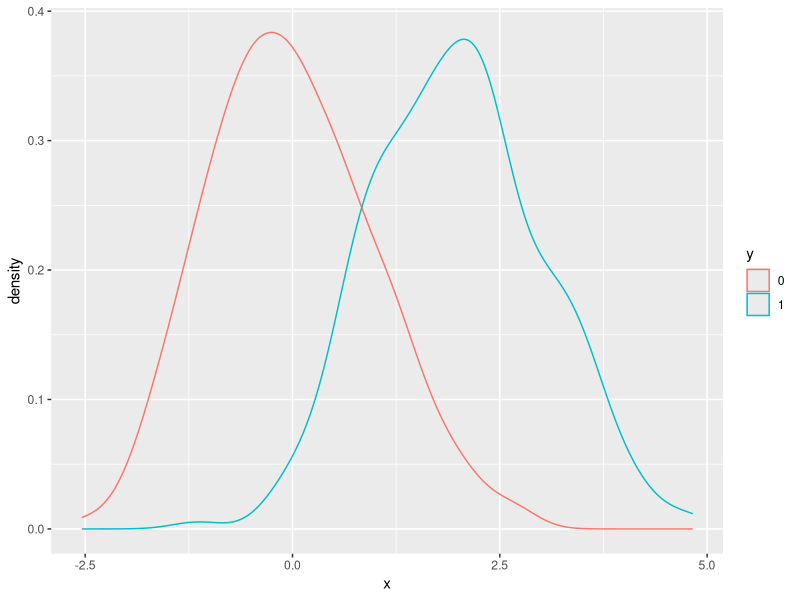
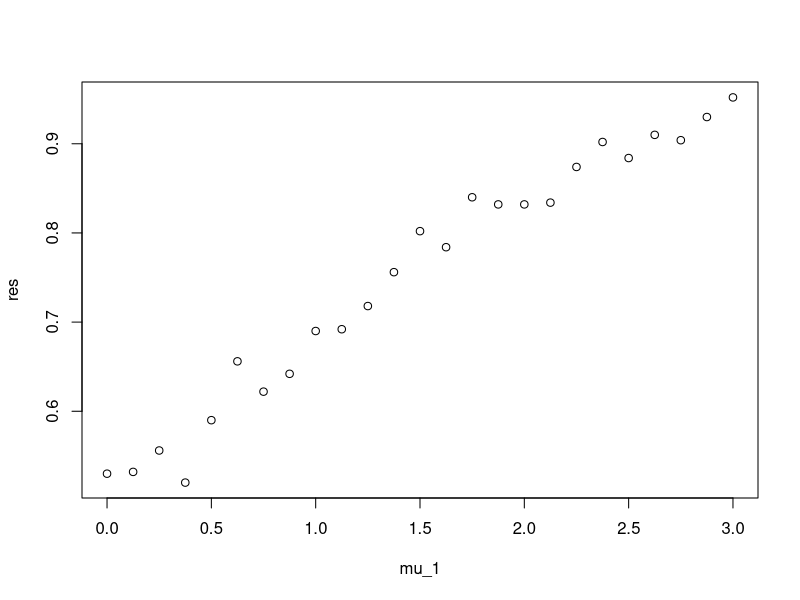

Write R code to recreate these figures, in order.
#----   Comprehension Check: Logistic Regression    ----
library(tidyverse)
library(caret)
library(e1071)
#---  Q1  ----
set.seed(2, sample.kind = "Rounding")
make_data <- function(n = 1000, p = 0.5, 
                      mu_0 = 0, mu_1 = 2, 
                      sigma_0 = 1,  sigma_1 = 1){
  
  y <- rbinom(n, 1, p)
  f_0 <- rnorm(n, mu_0, sigma_0)
  f_1 <- rnorm(n, mu_1, sigma_1)
  x <- ifelse(y == 1, f_1, f_0)
  
  test_index <- createDataPartition(y, times = 1, p = 0.5, list = FALSE)
  
  list(train = data.frame(x = x, y = as.factor(y)) %>% slice(-test_index),
       test = data.frame(x = x, y = as.factor(y)) %>% slice(test_index))
}
dat <- make_data()
dat$train %>% ggplot(aes(x, color = y)) + geom_density()

set.seed(1, sample.kind = "Rounding")
mu_1 <- seq(0, 3, len = 25)
res <- sapply(mu_1, function(m){
  dat <- make_data(mu_1 = m)
  
  fit_glm <- glm(y ~ x, data = dat$train, family = "binomial")
  p_hat <- predict(fit_glm, newdata = dat$test, type = "response")
  y_hat <- factor(ifelse(p_hat > 0.5, 1, 0))
  
  return(mean(y_hat == dat$test$y))
  
})

plot(mu_1, res)
